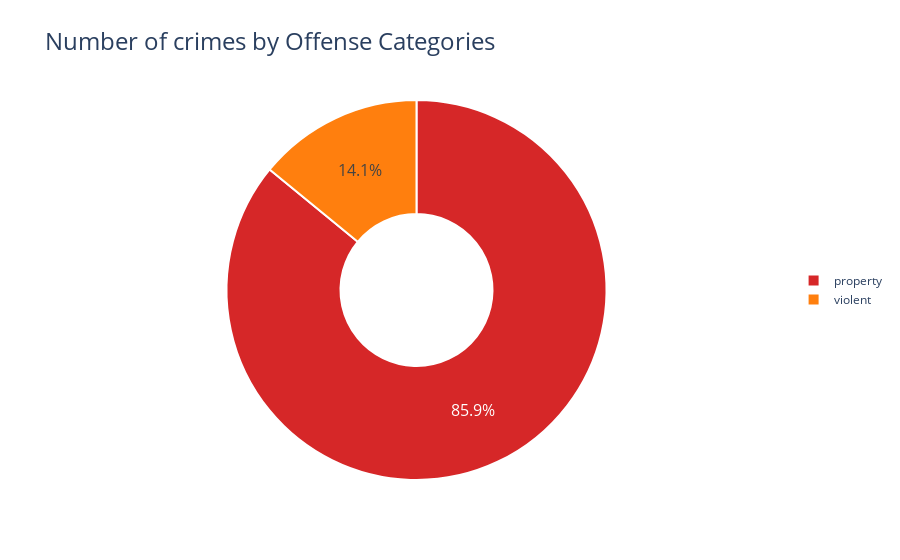

The cell this chart's notebook holds for it:
### Markdown cell above
### The below graph shows the similar data which is available in DC Crime Cards but it is concentrated on Ward 6. <br> Based the two graphs, we can see that both the graphs have similar proportions of violent and property crimes

### Code cell
import plotly.graph_objects as go

df = crime.groupby("offensegroup").count()

labels = df.index
values = df["offense-text"].values

colors = ["#D62728", "#FF7F0E", "#2CA02C", "#1F77B4", "#9467BD", "#8C564B", "#E377C2", "#7F7F7F", "#BCBD22", "#17BECF"]

hoverinfo = ["label+value+percent", "none", "none", "none", "none", "none", "none", "none", "none", "none"]

layout = go.Layout(
    title="Number of crimes by Offense Categories",
    title_font=dict(size=24),
    margin=dict(t=100),
    legend=dict(orientation="v", yanchor="middle", y=0.5, xanchor="right", x=1.2),
)

trace = go.Pie(
    labels=labels,
    values=values,
    hoverinfo=hoverinfo,
    textinfo="percent",
    textfont=dict(size=16),
    marker=dict(colors=colors, line=dict(color="#FFFFFF", width=2)),
    hole=0.4,
)

fig = go.Figure(data=[trace], layout=layout)

fig.show()

### Figure 1 — Plotly figure (JSON) as saved in the notebook; plotly's stock layout.template omitted (floating-point values rounded to 4 significant figures)
{"data": [{"hole": 0.4, "hoverinfo": ["label+value+percent", "none", "none", "none", "none", "none", "none", "none", "none", "none"], "labels": ["property", "violent"], "marker": {"colors": ["#D62728", "#FF7F0E", "#2CA02C", "#1F77B4", "#9467BD", "#8C564B", "#E377C2", "#7F7F7F", "#BCBD22", "#17BECF"], "line": {"color": "#FFFFFF", "width": 2}}, "textfont": {"size": 16}, "textinfo": "percent", "type": "pie", "values": [48980, 8016]}], "layout": {"legend": {"orientation": "v", "x": 1.2, "xanchor": "right", "y": 0.5, "yanchor": "middle"}, "margin": {"t": 100}, "title": {"font": {"size": 24}, "text": "Number of crimes by Offense Categories"}}}
